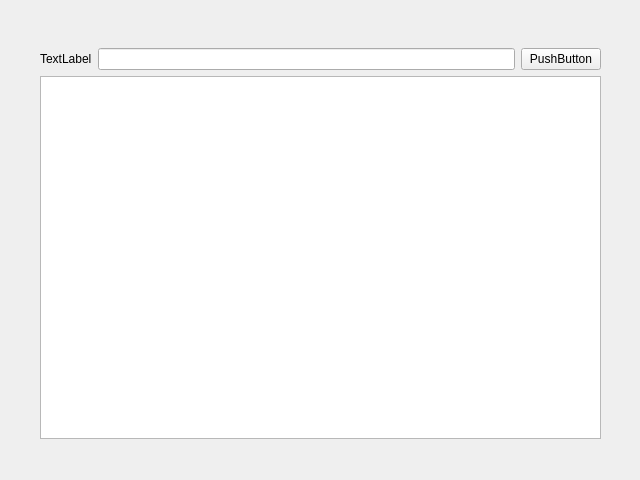
<?xml version="1.0" encoding="UTF-8"?>
<ui version="4.0">
 <class>WeatherPanle</class>
 <widget class="QWidget" name="WeatherPanle">
  <property name="geometry">
   <rect>
    <x>0</x>
    <y>0</y>
    <width>640</width>
    <height>480</height>
   </rect>
  </property>
  <property name="windowTitle">
   <string>Form</string>
  </property>
  <widget class="QWidget" name="verticalLayoutWidget">
   <property name="geometry">
    <rect>
     <x>40</x>
     <y>20</y>
     <width>561</width>
     <height>441</height>
    </rect>
   </property>
   <layout class="QVBoxLayout" name="verticalLayout">
    <property name="topMargin">
     <number>22</number>
    </property>
    <property name="bottomMargin">
     <number>22</number>
    </property>
    <item>
     <widget class="Titlebar" name="widget" native="true"/>
    </item>
    <item>
     <layout class="QHBoxLayout" name="horizontalLayout">
      <item>
       <widget class="QLabel" name="label">
        <property name="text">
         <string>TextLabel</string>
        </property>
       </widget>
      </item>
      <item>
       <widget class="QLineEdit" name="lineEdit"/>
      </item>
      <item>
       <widget class="QPushButton" name="pushButton">
        <property name="text">
         <string>PushButton</string>
        </property>
       </widget>
      </item>
     </layout>
    </item>
    <item>
     <widget class="QTextEdit" name="textEdit"/>
    </item>
   </layout>
  </widget>
 </widget>
 <customwidgets>
  <customwidget>
   <class>Titlebar</class>
   <extends>QWidget</extends>
   <header>titlebar.h</header>
   <container>1</container>
  </customwidget>
 </customwidgets>
 <resources/>
 <connections/>
</ui>
